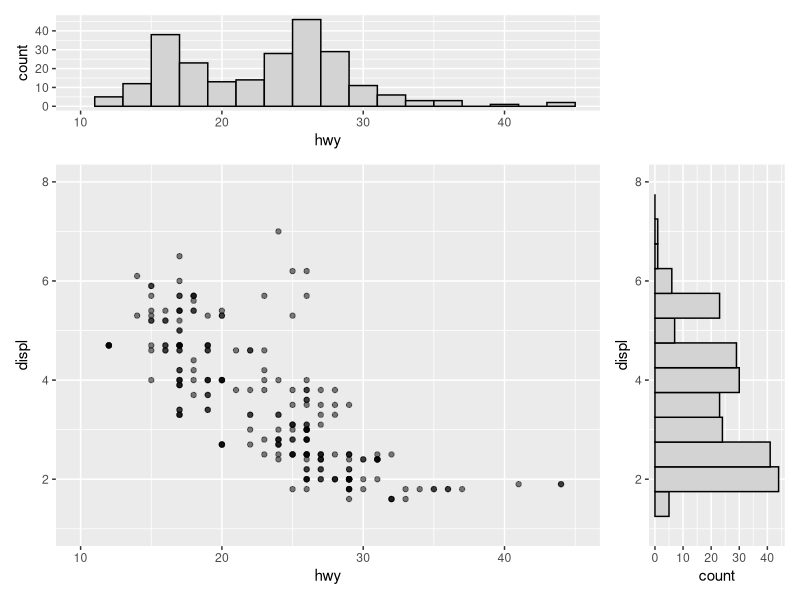

The R source for this figure:
## ---- chunk 1
# Load the tidyverse packages
library(tidyverse)
## ---- chunk 2
# Plot 1

## ---- chunk 3
# Plot 2

## ---- chunk 4
# Plot 3

## ---- chunk 5
# Plot 4

## ---- chunk 6
# Plot 5

## ---- chunk 7
# Plot 6 

## ---- chunk 8
# Plot 7 
# install patchwork then load the library
if(!require(patchwork)) {install.packages("patchwork"); library(patchwork)}

## ---- chunk 9
p1 <- ggplot(mpg) +
  geom_point(aes(x = hwy, y = displ), alpha = 0.5) +
  scale_x_continuous(limits = c(10, 45)) +
  scale_y_continuous(limits = c(1, 8))

p2 <- ggplot(mpg) +
  geom_histogram(aes(x = hwy), binwidth = 2, color = "black", fill = "lightgray", na.rm = T) +
  scale_x_continuous(limits = c(10, 45))

p3 <-  ggplot(mpg) +
  geom_histogram(aes(x = displ), binwidth = 0.5, color = "black", fill = "lightgray", na.rm = T) +
  scale_x_continuous(limits = c(1, 8)) +
  coord_flip()

p2 + plot_spacer() + p1 +p3 + plot_layout(ncol = 2, nrow= 2, widths = c(4, 1), heights = c(1, 4))

## ---- chunk 10
# Plot 8


